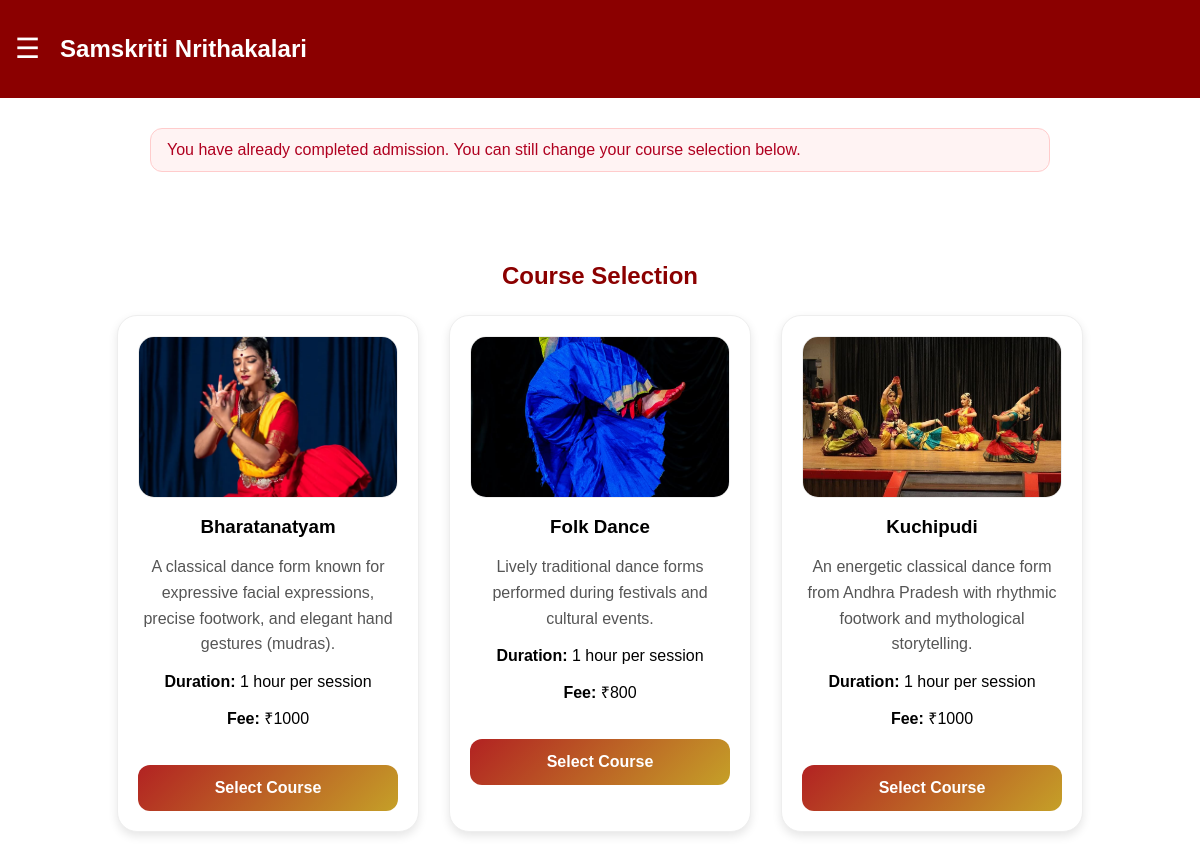
The app's page /join/course-selection/ (signed in) with its own data.
### core/models.py (models this page shows, shortened)
class Course(models.Model):
    name = models.CharField(max_length=100, default="Course")
    description = models.TextField(blank=True)
    duration = models.CharField(max_length=50, blank=True)
    fee = models.DecimalField(max_digits=10, decimal_places=0, default=1000)
    is_active = models.BooleanField(default=True)
    image = models.ImageField(upload_to="course_images/", blank=True, null=True)
    class Meta:
        ordering = ["name"]

### core/views.py (the view, shortened to what this page needs)
# urls.py: path("join/course-selection/", views.course_selection, name="course_selection"),
@login_required
def course_selection(request):
    if is_admin_user(request.user):
        return redirect("admin_dashboard")
    profile = get_profile_or_redirect(request)
    if profile is None:
        return redirect("register")
    if profile.admission_fee_paid:
        messages.info(request, "You have already completed admission. You can still change your course selection below.")
    courses = Course.objects.filter(is_active=True).order_by("name")
    selected_course = profile.selected_course
    return render(
        request,
        "course_selection.html",
        {"courses": courses, "selected_course": selected_course},
    )

### core/views.py (called while the page is built, shortened)
def is_admin_user(user):
    return bool(user and user.is_authenticated and (user.is_staff or user.is_superuser))

def get_profile_or_redirect(request):
    profile = UserProfile.objects.filter(user=request.user).first()
    if profile is not None:
        return profile

### templates/course_selection.html (shortened to what this page needs)
{% extends 'base.html' %}
{% block content %}
<div style="max-width:1100px;margin:40px auto;padding:30px;">
    <h2 style="text-align:center;color:#8B0000;margin-bottom:25px;">Course Selection</h2>
    {% if courses %}
        <div class="course-container">
            {% for course in courses %}
                {% if not selected_course or course.id != selected_course.id %}
                    <div class="course" style="padding:20px;background:white;border:1px solid #eee;border-radius:20px;">
                        <div style="height:160px;margin-bottom:14px;border-radius:16px;overflow:hidden;border:1px solid #eee;background:#fafafa;">
                            {% if course.image %}
                                <img
                                    src="{{ course.image.url }}"
                                    alt="{{ course.name }}"
                                    style="width:100%;height:160px;object-fit:cover;"
                                />
                            {% else %}
                                <div style="width:100%;height:160px;display:flex;align-items:center;justify-content:center;color:#777;font-weight:700;">
                                    No Image
                                </div>
                            {% endif %}
                        </div>
                        <h3 style="margin-bottom:8px;">{{ course.name }}</h3>
                        {% if course.description %}
                            <p style="color:#555;line-height:1.6;margin-bottom:12px;">{{ course.description }}</p>
                        {% endif %}
                        {% if course.duration %}
                            <p><b>Duration:</b> {{ course.duration }}</p>
                        {% endif %}
                        <p style="margin-top:8px;"><b>Fee:</b> ₹{{ course.fee }}</p>
                        <form method="POST" action="{% url 'course_selection' %}" style="margin-top:15px;">
                            <button type="submit" class="select-btn">Select Course</button>
                        </form>
                    </div>
                {% endif %}
            {% endfor %}
        </div>
    {% else %}
        <p style="text-align:center;color:#555;">No active courses available right now.</p>
    {% endif %}
</div>
{% endblock %}

### static/css/style.css (style rules this page uses)
body { margin:0; font-family:Arial; }
.course-container { display:flex; justify-content:center; gap:30px; flex-wrap:wrap; }
.course { width:260px; background:white; padding:15px; border-radius:10px; box-shadow:0 4px 10px rgba(0,0,0,0.1); text-align:center; }
.course img { width:100%; height:auto; border-radius:8px; display:block; }
.select-btn { margin-top:20px; width:100%; padding:14px; background:linear-gradient(135deg,#B22222,#C5A028); border:none; color:white; font-size:16px; font-weight:600; border-radius:12px; cursor:pointer; transition:0.3s; }

### records on screen
Course: image (picture), name "Bharatanatyam", description "A classical dance form known for expressive facial expressions, precise footwork, and elegant hand gestures (mudras).", duration "1 hour per session", fee "1000"
Course: image (picture), name "Folk Dance", description "Lively traditional dance forms performed during festivals and cultural events.", duration "1 hour per session", fee "800"
Course: image (picture), name "Kuchipudi", description "An energetic classical dance form from Andhra Pradesh with rhythmic footwork and mythological storytelling.", duration "1 hour per session", fee "1000"

### other values on screen
{{ message }} "You have already completed admission. You can still change your course selection below."
